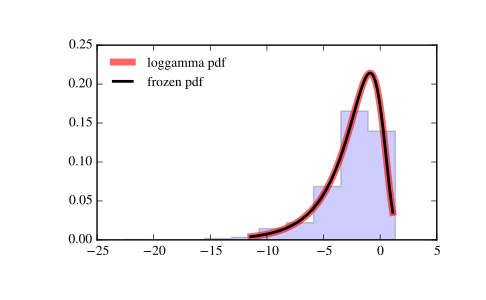

This chart was generated by the following Python code:
from scipy.stats import loggamma
import matplotlib.pyplot as plt
fig, ax = plt.subplots(1, 1)

# Calculate a few first moments:

c = 0.414
mean, var, skew, kurt = loggamma.stats(c, moments='mvsk')

# Display the probability density function (``pdf``):

x = np.linspace(loggamma.ppf(0.01, c),
                loggamma.ppf(0.99, c), 100)
ax.plot(x, loggamma.pdf(x, c),
       'r-', lw=5, alpha=0.6, label='loggamma pdf')

# Alternatively, the distribution object can be called (as a function)
# to fix the shape, location and scale parameters. This returns a "frozen"
# RV object holding the given parameters fixed.

# Freeze the distribution and display the frozen ``pdf``:

rv = loggamma(c)
ax.plot(x, rv.pdf(x), 'k-', lw=2, label='frozen pdf')

# Check accuracy of ``cdf`` and ``ppf``:

vals = loggamma.ppf([0.001, 0.5, 0.999], c)
np.allclose([0.001, 0.5, 0.999], loggamma.cdf(vals, c))
# True

# Generate random numbers:

r = loggamma.rvs(c, size=1000)

# And compare the histogram:

ax.hist(r, normed=True, histtype='stepfilled', alpha=0.2)
ax.legend(loc='best', frameon=False)
plt.show()
